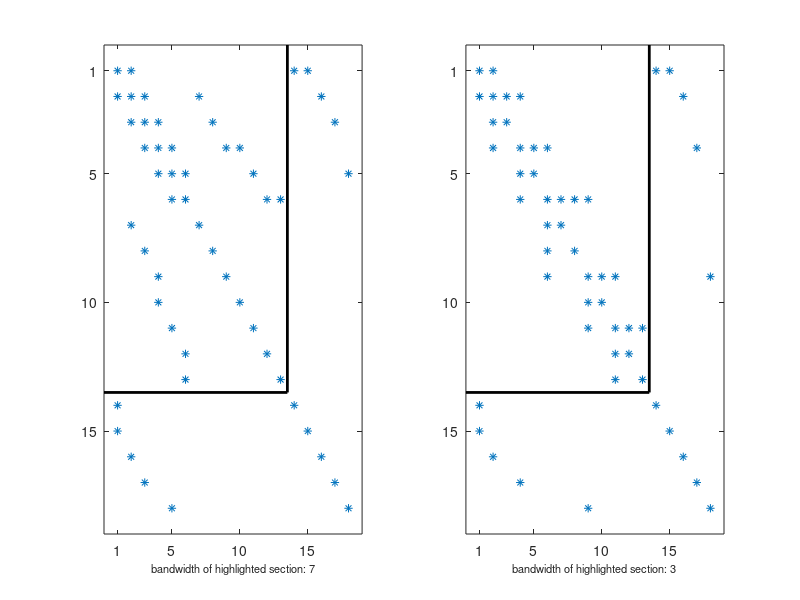

This chart was generated by the following MATLAB code:
clear; close all;

%% set-up
Nn = 2;
Nt = 6;
Nr = 1; 
kappa = 0.8; % share of missings
y = randn(Nn*Nt, 1);
yobs = y;
yobs(3) = NaN;
yobs(6) = NaN;
yobs(7:8) = NaN; 
yobs(10) = NaN;
yobs(11:12) = NaN;
Yobs = [yobs(1:2:end), yobs(2:2:end)]'; % matrix form
eta = randn(Nt, Nr);
z = [eta; yobs];

%%  params
if Nr == 1  % one factor
    pphi = 0.8;
    Q0 = eye(Nr);
    oomeg_eta = eye(Nr);
else
    error("Nr has to be equal to 1")
end

% params
llambda = unifrnd(-1,1,Nn,Nr);
rrho = zeros(Nn,1);
oomeg_eps = diag(unifrnd(1,2,Nn,1));

%% sparse system matrices
Llambda = kron(speye(Nt), llambda);
iOomeg_eps = kron(speye(Nt), eye(Nn) / oomeg_eps); 
Rrho = speye(Nt * Nn) + kron(spdiags(ones(Nt,1), -1, Nt, Nt), -diag(rrho));
iOomeg_eta = kron(speye(Nt), eye(Nr) / oomeg_eta);
iOomeg_eta(1:Nr, 1:Nr) = Q0;
Pphi = speye(Nt * Nr) + kron(spdiags(ones(Nt,1), -1, Nt, Nt), -pphi);

% Q
Q_y = Rrho' * iOomeg_eps * Rrho;
Q_eta = Pphi' * iOomeg_eta * Pphi + Llambda' * Q_y * Llambda; 
Q_eta_y = -Llambda' * Q_y; 
Q = [Q_eta, Q_eta_y; Q_eta_y', Q_y];

%% 3-block permutation
p_3b = [[1:Nr*Nt],[3, 6, 7, 8, 10, 11, 12, 1, 2, 4, 5, 9]+Nr*Nt];
z_3b = z(p_3b);
disp(z)
disp(z_3b)

%% time-t permutation
r_fac = [];
r_y = [];
Nmis = sum(sum(isnan(Yobs)));
counter_t = 0;
counter_xobs = Nmis + Nt * Nr; 
for t=1:Nt
    % factors
    r_fac = [r_fac; counter_t + (1:Nr)'];
    counter_t = counter_t + Nr; 
    
    % missing obs
    for i = 1:Nn
        if isnan(Yobs(i, t))
            counter_t = counter_t + 1;
            r_y = [r_y; counter_t];
            
        else
            counter_xobs = counter_xobs + 1;
            r_y = [r_y; counter_xobs];            
        end
    end
end  

r = [r_fac; r_y];
p_tau(r) = 1:length(r); 
z_tau = z(p_tau);
disp(z)
disp(z_tau)

%% calc Q_3b and Q_tau

Q_3b = Q(p_3b, p_3b);
Q_tau = Q(p_tau, p_tau);

%% plot Q_3b and Q_tau

xy_box = Nr*Nt+Nmis+0.5;
tick_vals = 0:5:size(Q,1);
tick_vals(1) = 1;
xlab_3b = ['bandwidth of highlighted section: ' num2str(bandwidth(Q_3b(1:Nr*Nt+Nmis, 1:Nr*Nt+Nmis)))];
xlab_tau = ['bandwidth of highlighted section: ' num2str(bandwidth(Q_tau(1:Nr*Nt+Nmis, 1:Nr*Nt+Nmis)))];
figure(1);
subplot(1, 2, 1);
spy(Q_3b)
hold on
plot([0, xy_box], [xy_box, xy_box], 'k-', 'LineWidth',2)
plot([xy_box, xy_box], [0, xy_box], 'k-', 'LineWidth',2)
hold off
xticks(tick_vals)
yticks(tick_vals)
xlabel(xlab_3b, 'FontSize', 8)
%title('\bf{Q}_{3b}','interpreter','tex','FontSize',12, 'FontName','Helvetica')

subplot(1, 2, 2)
spy(Q_tau)
hold on
plot([0, xy_box], [xy_box, xy_box], 'k-', 'LineWidth',2)
plot([xy_box, xy_box], [0, xy_box], 'k-', 'LineWidth',2)
hold off
xticks(tick_vals)
yticks(tick_vals)
xlabel(xlab_tau, 'FontSize', 8)
%title('\bf{Q}_{\tau}','interpreter','tex','FontSize',12, 'FontName','Helvetica')
exportgraphics(gcf, 'fig_Q3b_Qtau.png', 'Resolution', 300); 
